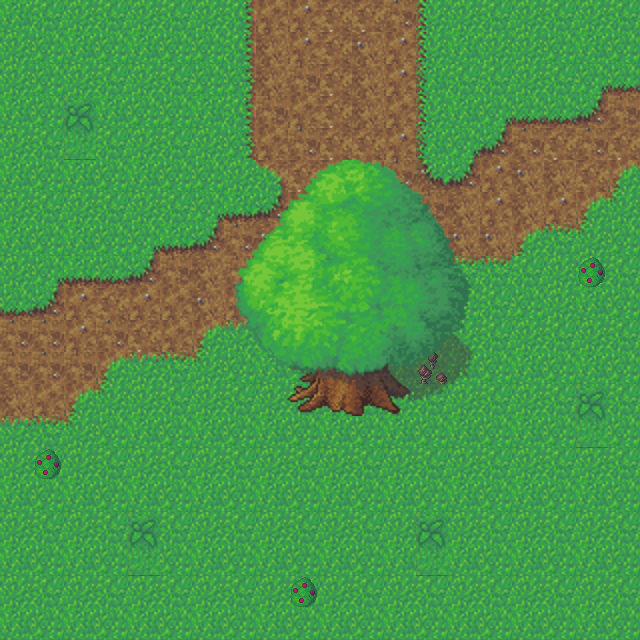

Below is a game level as drawn by its tile map, then a one-line description and the .tmx that defines it (tile-layer data replaced by summaries):
An orthogonal 20x20 tile map with 32x32 px tiles, 3 tile layers (Background, Foreground, Top), 5 tilesets and 1 object.

<map version="1.0" orientation="orthogonal" renderorder="right-down" width="20" height="20" tilewidth="32" tileheight="32">
 <tileset firstgid="1" name="grass-tiles-2-small" tilewidth="32" tileheight="32">
  <image source="grass-tiles-2-small.png" width="384" height="192" />
 </tileset>
 <tileset firstgid="73" name="tree2-final" tilewidth="32" tileheight="32">
  <image source="tree2-final.png" width="256" height="256" />
 </tileset>
 <tileset firstgid="137" name="littleshrooms_0" tilewidth="32" tileheight="32">
  <image source="littleshrooms_0.png" width="32" height="40" />
 </tileset>
 <tileset firstgid="138" name="qubodup-bush_berries_0" tilewidth="32" tileheight="32">
  <image source="qubodup-bush_berries_0.png" width="32" height="32" />
 </tileset>
 <tileset firstgid="139" name="tree2-final" tilewidth="256" tileheight="256">
  <image source="tree2-final.png" width="256" height="256" />
 </tileset>
 <layer name="Background" width="20" height="20">
  <data>[400 cells, 400 non-empty, 29 distinct tile ids]</data>
 </layer>
 <layer name="Foreground" width="20" height="20">
  <data>[400 cells, 12 non-empty, 10 distinct tile ids]</data>
 </layer>
 <layer name="Top" width="20" height="20">
  <data>[400 cells, 56 non-empty, 56 distinct tile ids]</data>
 </layer>
 <objectgroup name="Collision">
  <object x="287" y="354" width="127" height="60" />
 </objectgroup>
</map>